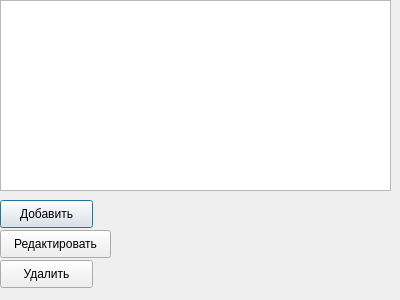
<?xml version="1.0" encoding="UTF-8"?>
<ui version="4.0">
 <class>Dialog</class>
 <widget class="QDialog" name="Dialog">
  <property name="geometry">
   <rect>
    <x>0</x>
    <y>0</y>
    <width>400</width>
    <height>300</height>
   </rect>
  </property>
  <property name="windowTitle">
   <string>Dialog</string>
  </property>
  <widget class="QTableView" name="table_clients">
   <property name="geometry">
    <rect>
     <x>0</x>
     <y>0</y>
     <width>391</width>
     <height>191</height>
    </rect>
   </property>
  </widget>
  <widget class="QPushButton" name="btn_add">
   <property name="geometry">
    <rect>
     <x>0</x>
     <y>200</y>
     <width>93</width>
     <height>28</height>
    </rect>
   </property>
   <property name="text">
    <string>Добавить</string>
   </property>
  </widget>
  <widget class="QPushButton" name="btn_edit">
   <property name="geometry">
    <rect>
     <x>0</x>
     <y>230</y>
     <width>111</width>
     <height>28</height>
    </rect>
   </property>
   <property name="text">
    <string>Редактировать</string>
   </property>
  </widget>
  <widget class="QPushButton" name="btn_delit">
   <property name="geometry">
    <rect>
     <x>0</x>
     <y>260</y>
     <width>93</width>
     <height>28</height>
    </rect>
   </property>
   <property name="text">
    <string>Удалить</string>
   </property>
  </widget>
 </widget>
 <resources/>
 <connections/>
</ui>
